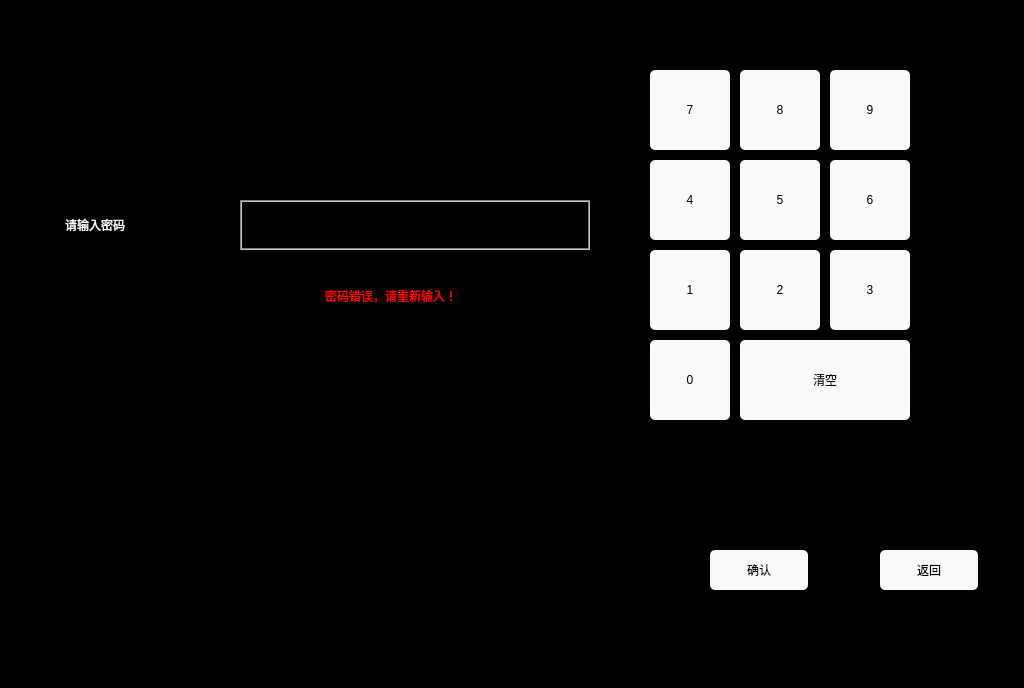
<?xml version="1.0" encoding="UTF-8"?>
<ui version="4.0">
 <class>MaintainLoginPage</class>
 <widget class="QWidget" name="MaintainLoginPage">
  <property name="geometry">
   <rect>
    <x>0</x>
    <y>0</y>
    <width>1024</width>
    <height>688</height>
   </rect>
  </property>
  <property name="windowTitle">
   <string>Form</string>
  </property>
  <property name="styleSheet">
   <string notr="true">QLabel
{
	color: white;
	border: 2px groove, gray;
	font: 20px, &quot;SimHei&quot;;	
}

QWidget
{
	background-color: black;
}

QPushButton
{
	font: 20px, &quot;SimHei&quot;;
    color: black;
	background-color: rgb(250, 250, 250);
	border-radius: 5px;
}</string>
  </property>
  <widget class="QPushButton" name="pushButton9">
   <property name="geometry">
    <rect>
     <x>830</x>
     <y>70</y>
     <width>80</width>
     <height>80</height>
    </rect>
   </property>
   <property name="text">
    <string>9</string>
   </property>
  </widget>
  <widget class="QPushButton" name="pushButton0">
   <property name="geometry">
    <rect>
     <x>650</x>
     <y>340</y>
     <width>80</width>
     <height>80</height>
    </rect>
   </property>
   <property name="text">
    <string>0</string>
   </property>
  </widget>
  <widget class="QPushButton" name="pushButton3">
   <property name="geometry">
    <rect>
     <x>830</x>
     <y>250</y>
     <width>80</width>
     <height>80</height>
    </rect>
   </property>
   <property name="text">
    <string>3</string>
   </property>
  </widget>
  <widget class="QPushButton" name="pushButton4">
   <property name="geometry">
    <rect>
     <x>650</x>
     <y>160</y>
     <width>80</width>
     <height>80</height>
    </rect>
   </property>
   <property name="text">
    <string>4</string>
   </property>
  </widget>
  <widget class="QPushButton" name="pushButton2">
   <property name="geometry">
    <rect>
     <x>740</x>
     <y>250</y>
     <width>80</width>
     <height>80</height>
    </rect>
   </property>
   <property name="text">
    <string>2</string>
   </property>
  </widget>
  <widget class="QPushButton" name="btn_back">
   <property name="enabled">
    <bool>true</bool>
   </property>
   <property name="geometry">
    <rect>
     <x>880</x>
     <y>550</y>
     <width>98</width>
     <height>40</height>
    </rect>
   </property>
   <property name="styleSheet">
    <string notr="true">	border-radius: 5px;
	font: 20px, &quot;SimHei&quot;;</string>
   </property>
   <property name="text">
    <string>返回</string>
   </property>
  </widget>
  <widget class="QPushButton" name="pushButton1">
   <property name="geometry">
    <rect>
     <x>650</x>
     <y>250</y>
     <width>80</width>
     <height>80</height>
    </rect>
   </property>
   <property name="text">
    <string>1</string>
   </property>
  </widget>
  <widget class="QPushButton" name="pushButton_clear">
   <property name="geometry">
    <rect>
     <x>740</x>
     <y>340</y>
     <width>170</width>
     <height>80</height>
    </rect>
   </property>
   <property name="text">
    <string>清空</string>
   </property>
  </widget>
  <widget class="QPushButton" name="btn_confirm">
   <property name="geometry">
    <rect>
     <x>710</x>
     <y>550</y>
     <width>98</width>
     <height>40</height>
    </rect>
   </property>
   <property name="styleSheet">
    <string notr="true">	border-radius: 5px;
	font: 20px, &quot;SimHei&quot;;</string>
   </property>
   <property name="text">
    <string>确认</string>
   </property>
  </widget>
  <widget class="QPushButton" name="pushButton8">
   <property name="geometry">
    <rect>
     <x>740</x>
     <y>70</y>
     <width>80</width>
     <height>80</height>
    </rect>
   </property>
   <property name="text">
    <string>8</string>
   </property>
  </widget>
  <widget class="QLabel" name="label_input">
   <property name="geometry">
    <rect>
     <x>240</x>
     <y>200</y>
     <width>350</width>
     <height>50</height>
    </rect>
   </property>
   <property name="styleSheet">
    <string notr="true">	border: 2px groove, gray;
    border-color: gray;</string>
   </property>
   <property name="text">
    <string/>
   </property>
  </widget>
  <widget class="QPushButton" name="pushButton6">
   <property name="geometry">
    <rect>
     <x>830</x>
     <y>160</y>
     <width>80</width>
     <height>80</height>
    </rect>
   </property>
   <property name="text">
    <string>6</string>
   </property>
  </widget>
  <widget class="QLabel" name="label1">
   <property name="geometry">
    <rect>
     <x>60</x>
     <y>200</y>
     <width>150</width>
     <height>50</height>
    </rect>
   </property>
   <property name="text">
    <string>请输入密码</string>
   </property>
  </widget>
  <widget class="QPushButton" name="pushButton5">
   <property name="geometry">
    <rect>
     <x>740</x>
     <y>160</y>
     <width>80</width>
     <height>80</height>
    </rect>
   </property>
   <property name="text">
    <string>5</string>
   </property>
  </widget>
  <widget class="QPushButton" name="pushButton7">
   <property name="geometry">
    <rect>
     <x>650</x>
     <y>70</y>
     <width>80</width>
     <height>80</height>
    </rect>
   </property>
   <property name="text">
    <string>7</string>
   </property>
  </widget>
  <widget class="QLabel" name="label_remindInfo">
   <property name="geometry">
    <rect>
     <x>320</x>
     <y>280</y>
     <width>231</width>
     <height>31</height>
    </rect>
   </property>
   <property name="styleSheet">
    <string notr="true">	color: red;
	font: 20px, &quot;SimHei&quot;;	</string>
   </property>
   <property name="text">
    <string>密码错误，请重新输入！</string>
   </property>
  </widget>
 </widget>
 <resources/>
 <connections/>
</ui>
